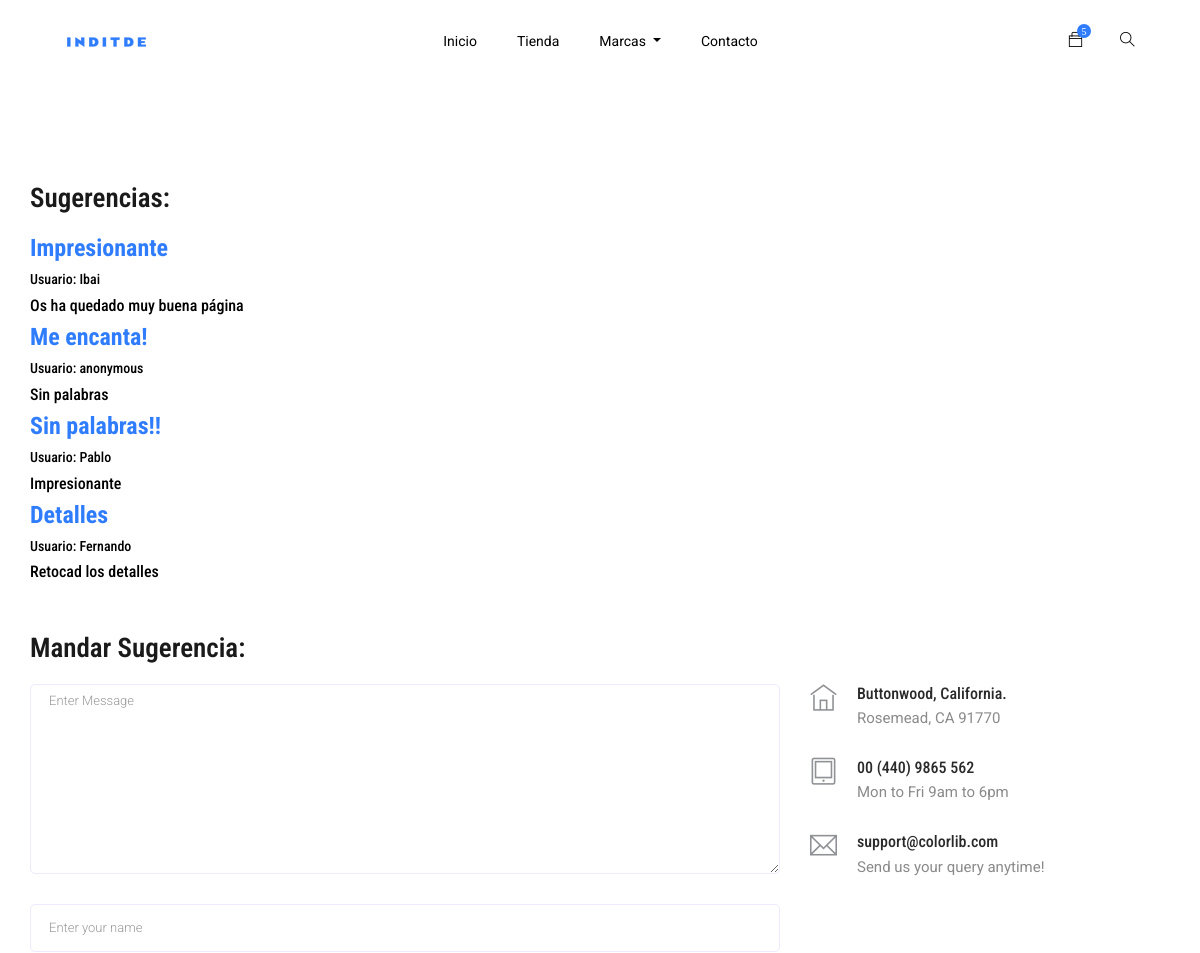
The app's page /contact/ (upper part), older data.
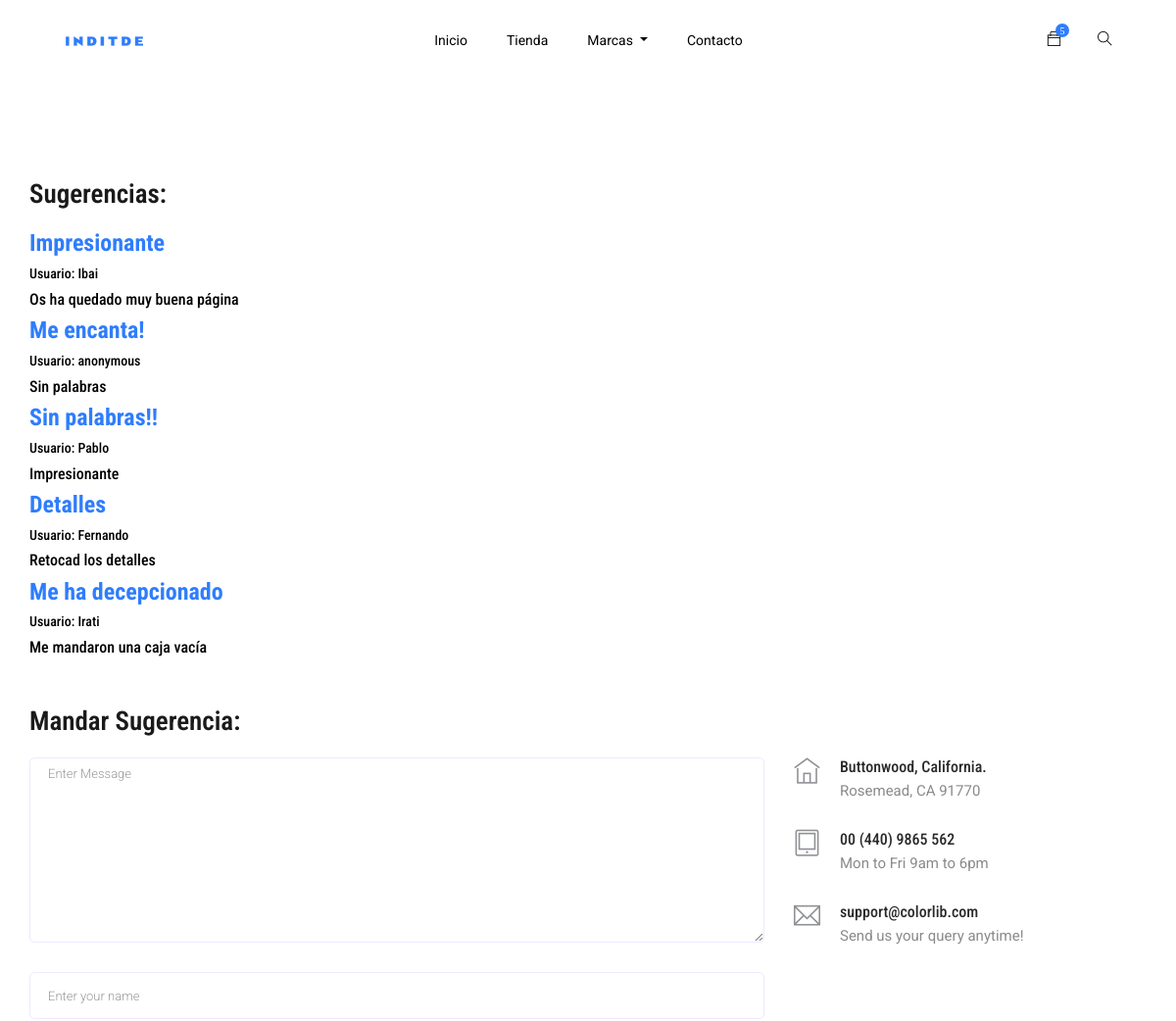
The same page, newer data.
### appIndiTDE/models.py (models this page shows, shortened)
class Sugerencia(models.Model):
    nombre = models.CharField(max_length = 20, default="anonymous")
    titulo = models.CharField(max_length = 30)
    texto = models.CharField(max_length = 240)

### appIndiTDE/views.py (the view, shortened to what this page needs)
# urls.py: path('contact/', views.contact, name = 'contact'),
def contact(request):
    msg=""
    a = list(get_sugerencias())
    form = fSugerencia()
    context = {
        'sugerencias': a,
        'form': form,
        'marcas': get_all_brands(get_all_clothes()),
        'mensage': msg,
        }
    return render(request, 'inditde/contact.html', context)

### appIndiTDE/forms.py
class fSugerencia(forms.ModelForm):
    class Meta:
        model = Sugerencia
        fields = ('nombre', 'titulo', 'texto')
        widgets = {'nombre': forms.TextInput(),
                   'titulo': forms.TextInput(),
                   'texto': forms.TextInput()
                   }

### appIndiTDE/views.py (called while the page is built)
def get_all_clothes():
    ropas = Ropa.objects.all()
    return ropas

def get_sugerencias():
    sugerencias = Sugerencia.objects.all()
    return sugerencias

def get_all_brands(ropas):
    my_brands = []
    for i in ropas:
        if i.marca not in my_brands:
            my_brands.append(i.marca)
    return my_brands

### appIndiTDE/templates/inditde/contact.html (shortened to what this page needs)
{% extends "inditde/base.html" %}
{% load static %}
{% block content %}
<section class="contact-section padding_top">
    <div class="container">
        <div class="row">
            <div class="col-12">
                <h2 class="contact-title">Sugerencias:</h2>
            </div>
            {% for s in sugerencias %}
                <div class="col-lg-8">
                    <h3><b>{{s.titulo}}</b></h3>
                    <h6>Usuario: {{s.nombre}}</h6>
                    <h5>{{s.texto}}</h5>
                </div>
            {% endfor %}
        </div>
        <br><br>
        <div class="row">
            <div class="col-12">
                <h2 class="contact-title">Mandar Sugerencia:</h2>
            </div>
            <div class="col-lg-8">
                <form class="form-contact contact_form" method="POST" name="fSugerencia" id="fSugerencia"
                      novalidate="novalidate">{% csrf_token %}
                    <div class="row">
                        <div class="col-12">
                            <div class="form-group">
                  <textarea class="form-control w-100" form="fSugerencia" name="texto" required id="id_texto" cols="30" rows="9"
                            onfocus="this.placeholder = ''" onblur="this.placeholder = 'Enter Message'"
                            placeholder='Enter Message'></textarea>
                            </div>
                        </div>
                        <div class="col-12">
                            <div class="form-group">
                                <input class="form-control" name="nombre" form="fSugerencia" required id="id_nombre" type="text"
                                       onfocus="this.placeholder = ''"
                                       onblur="this.placeholder = 'Enter your name'" placeholder='Enter your name'>
                            </div>
                        </div>
                    </div>
                </form>
            </div>
            <div class="col-lg-4">
                <div class="media contact-info">
                    <span class="contact-info__icon"><i class="ti-home"></i></span>
                    <div class="media-body">
                        <h3>Buttonwood, California.</h3>
                        <p>Rosemead, CA 91770</p>
                    </div>
                </div>
                <div class="media contact-info">
                    <span class="contact-info__icon"><i class="ti-tablet"></i></span>
                    <div class="media-body">
                        <h3>00 (440) 9865 562</h3>
                        <p>Mon to Fri 9am to 6pm</p>
                    </div>
                </div>
                <div class="media contact-info">
                    <span class="contact-info__icon"><i class="ti-email"></i></span>
                    <div class="media-body">
                        <h3>support@colorlib.com</h3>
                        <p>Send us your query anytime!</p>
                    </div>
                </div>
            </div>
        </div>
    </div>
</section>
{% endblock %}

Row changes from the older to the newer data that the page shows:
added Sugerencia: titulo "Me ha decepcionado", nombre "Irati", texto "Me mandaron una caja vacía"
